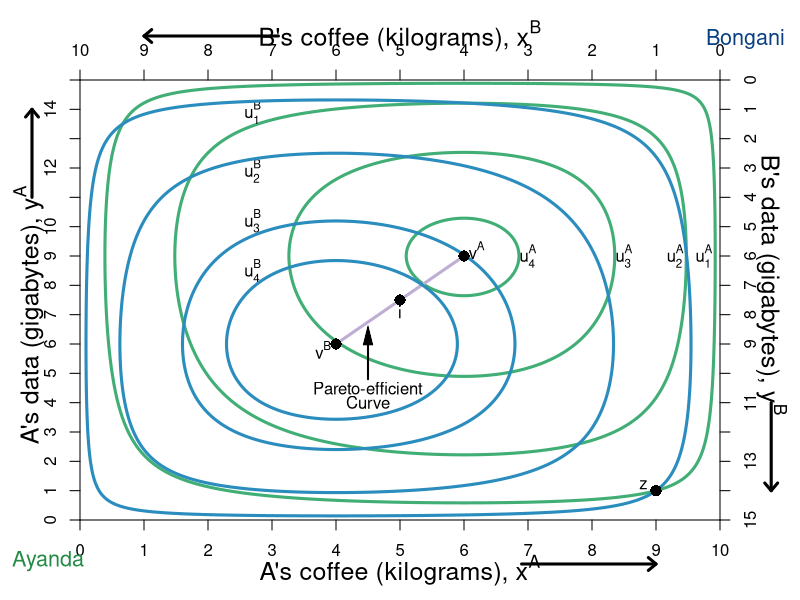

Generate this figure with R:
require(shape)
pdf(file = "property/property_hg_hg_powers_a.pdf", width = 9, height = 7)

#Set parameters for graphics
axislabelsize <- 1.5
graphlinewidth <- 3
namesize <- 1.3

COL <- c("#7fc97f", "#beaed4", "#fdc086", "#ffff99", "#386cb0", "#f0027f", "#bf5b17", "#666666")
COLA <- c("#99d8c9","#66c2a4","#41ae76", "#238b45", "#005824")
COLB <- c("#4eb3d3", "#2b8cbe", "#0868ac","#084081")

par(mar =  c(4, 4, 4, 4))

uA <- function(x, y, alpha = 0.5, lambda = 0.4) {
  (x^(alpha)*y^(1 - alpha))^(1-lambda)*((10 - x)^(alpha)*(15 - y)^(1 - alpha))^lambda
}

uB <- function(x, y) {
  (10 - x)^(0.5)*(15 - y)^(0.5)
}

xlims <- c(0, 10)
ylims <- c(0, 15)

npts <- 501 
x <- seq(xlims[1], xlims[2], length.out = npts)
y <- seq(ylims[1], ylims[2], length.out = npts) 



#For B we need a utility where xA = 5.88, ya = 8.82 => corresponds to 1.618 above

plot(0, 0, xlim = xlims, ylim = ylims, type = "n",
     xlab = expression(paste("")),
     ylab = expression(paste("")), 
     xaxt = "n", 
     yaxt = "n", 
     cex.lab = axislabelsize, 
     bty = "n",
     xaxs="i", 
     yaxs="i")

ticksy <- seq(from = 0, to = 15, by = 1)
ylabels <- seq(from = 0, to = 15, by = 1)
ticksx <- seq(from = 0, to = 10, by = 1)
xlabels <- seq(from = 0, to = 10, by = 1)
axis(1, at = ticksx, pos = 0, labels = xlabels)
axis(2, at = ticksy, pos = 0, labels = ylabels, las = 0)

#a <- c(uA(9,1) - 1, uA(9,1), uA(9,1) + 2, uA(9,1), uA(9,1) + 3, uA(9,1) + 4, uA(9,1) + 5, uA(9,1) + 6, uA(9,1) + 6.6,  uA(9,1) + 7)
a <- c(uA(9,1), uA(9,1) + 1.5, uA(9,1) + 2.5,  uA(9,1) + 2.92)

contour(x, y, 
        outer(x, y, uA),
        drawlabels = FALSE,
        col = COLA[3],
        lwd = graphlinewidth,
        levels = a, 
        xaxs="i", 
        yaxs="i", 
        add = TRUE) 

mtext(expression(paste("A's coffee (kilograms), ", x^A)), side=1, line = 2.5, cex = axislabelsize)
text(-0.8, 7, expression(paste("A's data (gigabytes), ", y^A)), xpd = TRUE, cex = axislabelsize, srt = 90) 

#Add arrows:
arrows(-0.75, 11, -0.75, 14, xpd = TRUE, length=0.1,angle=40,lwd=3)
arrows(6.9, -1.5, 9, -1.5, xpd = TRUE, length=0.1,angle=40,lwd=3)

segments(4, 6, 6, 9, lty = 1, col = COL[2] , lwd = graphlinewidth)
text(4.5, 4.5, expression("Pareto-efficient"))
text(4.5, 4, expression("Curve"))
Arrows(4.5, 4.8, 4.5, 6.3, col = "black", lty = 1, lwd = 2, arr.type = "triangle", arr.lwd = 0.5)

#Label the iso-welfare functions for the HG, Aisha
text(9.75, 9, expression(u[1]^A))
text(9.3, 9, expression(u[2]^A))
text(8.5, 9, expression(u[3]^A))
text(7, 9, expression(u[4]^A))

#Label the indifference curves for the HE, Betty
text(2.7, 13.9, expression(u[1]^B))
text(2.7, 11.9, expression(u[2]^B))
text(2.7, 10.2, expression(u[3]^B))
text(2.7, 8.5, expression(u[4]^B))

#text(1.3, 1.1, expression(u[5]^B))

#A's bliss point - 3.1073 is the value of u
# points(5.88, 8.82, pch = 16, col = "black", cex = 1.5)
# text(6, 13.5, expression(paste("A's highest u, ", u[max]^A)))
# Arrows(6, 13.2, 6, 9.5, col = "black", lty = 1, lwd = 2, arr.type = "triangle", arr.lwd = 0.5)

#Label point i. 
points(5, 7.5, pch = 16, col = "black", cex = 1.5)
text(5, 7.1, expression(paste(i)))
# 



text(-0.5, -1.4, expression("Ayanda"), xpd = TRUE, cex = namesize, col = COLA[4])
text(10.4, 16.4, expression("Bongani"), xpd = TRUE, cex = namesize, col = COLB[4])

par(new = TRUE)

#Use the same x and ylims as previously, but with locations switched
xlims2 <- c(10, 0)
ylims2 <- c(15, 0)

#Leave the ylab and xlab blank to ensure no axes titles
plot(0, 0, xlim = xlims2, ylim = ylims2, type = "n",
     xlab = expression(paste("")),
     ylab = expression(paste("")),
     xaxt = "n", 
     yaxt = "n", 
     cex.lab = 1.3, 
     bty = "n",
     xaxs="i", 
     yaxs="i")

uB <- function(x, y, alpha = 0.5, lambda = 0.4) {
  (x^(alpha)*y^(1 - alpha))^(1-lambda)*((10 - x)^(alpha)*(15 - y)^(1 - alpha))^lambda
}

b <- c(uB(1,14), uB(1,14) + 1.5, uB(1,14) + 2.33, uB(1,14) + 2.6)

contour(x, y, 
        outer(x, y, uB),
        drawlabels = FALSE,
        col = COLB[2],
        lwd = graphlinewidth,
        levels = b, 
        add = TRUE
) 


# #Label two points for comparison
points(1, 14, pch = 16, col = "black", cex = 1.5)
text(1.2, 13.8, expression(paste(z)))

# #Label two points for comparison
points(0.4*10, 0.4*15, pch = 16, col = "black", cex = 1.5)
text(0.4*10-0.2, 0.4*15-0.2,expression(paste(v^A)))


points(0.6*10, 0.6*15, pch = 16, col = "black", cex = 1.5)
text(0.6*10 + 0.2, 0.6*15 + 0.2,expression(paste(v^B)))


# points(8.8, (3/2)*8.8, pch = 16, col = "black", cex = 1.5)
# text(8.8, (3/2)*8.8 - 0.5, expression(paste(j)))
# 
# points(0.4, (3/2)*0.4, pch = 16, col = "black", cex = 1.5)
# text(0.4 + 0.2, (3/2)*0.4 + 0.2, expression(paste(k)))

#Set up axes at sides 3 and 4 (top and right)
axis(side = 3, at = ticksx, pos = 0, labels = xlabels)
axis(side = 4, at = ticksy, pos = 0, labels = ylabels, las = 0)
text(5, -1.5, expression(paste("B's coffee (kilograms), ", x^B)), xpd = TRUE, cex = axislabelsize)
text(-0.8, 7, expression(paste("B's data (gigabytes), ", y^B)), xpd = TRUE, cex = axislabelsize, srt = 270) 

#Add arrows:
arrows(-0.8, 11, -0.8, 14, xpd = TRUE, length=0.1,angle=40,lwd=3)
arrows(6.9, -1.5, 9, -1.5, xpd = TRUE, length=0.1,angle=40,lwd=3)


dev.off()
